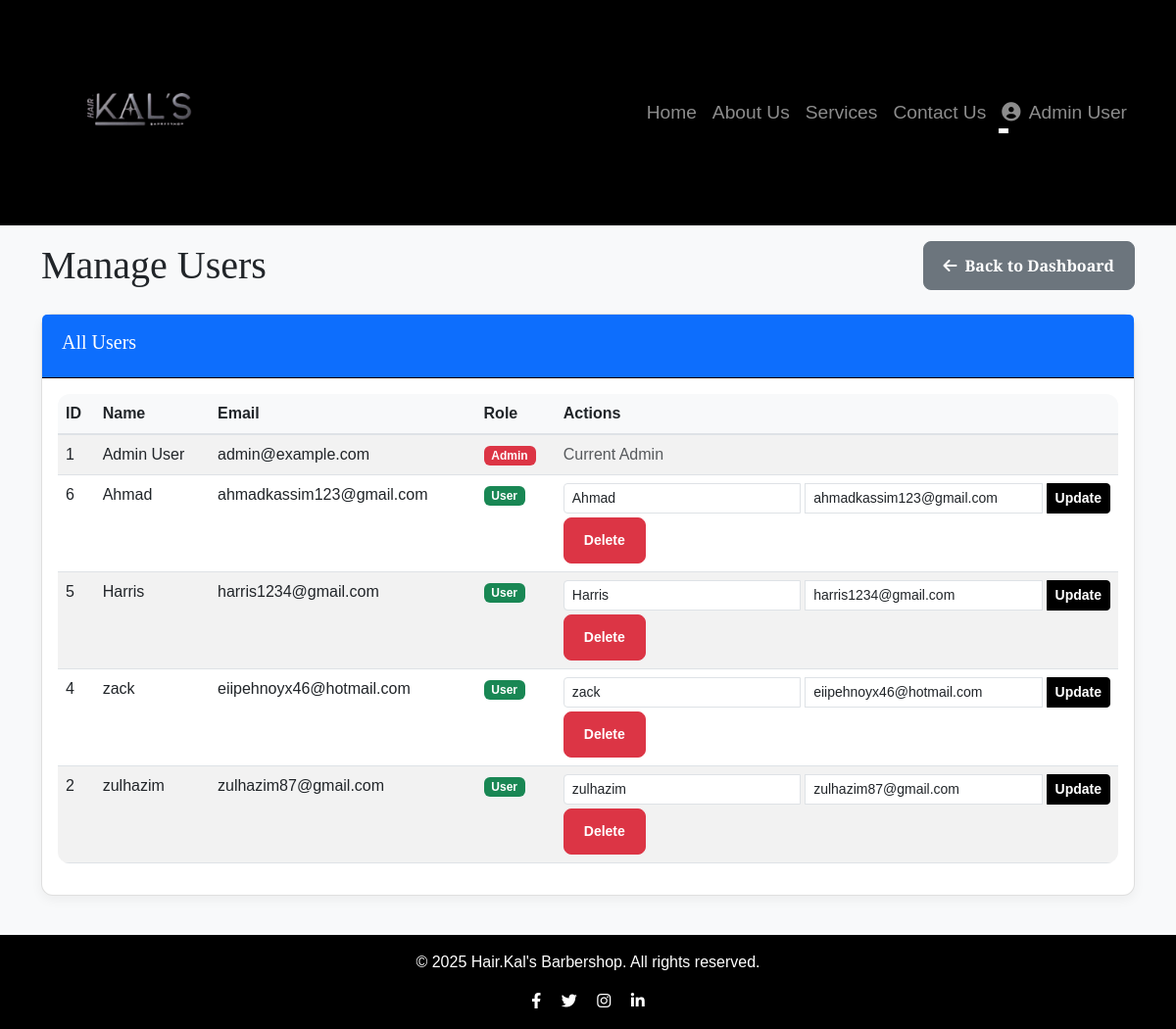
/admin/manage_users.php (signed in), run on the app's committed database.
### tables this page shows
CREATE TABLE `users` (
  `id` int(11) NOT NULL,
  `name` varchar(255) NOT NULL,
  `email` varchar(255) NOT NULL,
  `phone` varchar(20) DEFAULT NULL,
  `password` varchar(255) NOT NULL,
  `role` enum('user','admin') NOT NULL DEFAULT 'user',
  `created_at` timestamp NOT NULL DEFAULT current_timestamp(),
  `profile_image` varchar(255) DEFAULT NULL
);

### admin/manage_users.php (the view, shortened to what this page needs)
<?php
require_once '../includes/db_connect.php';
require_once '../includes/header.php';
$users = [];
$stmt = $conn->prepare("SELECT id, name, email, role FROM users ORDER BY role DESC, name ASC");
$stmt->execute();
$result = $stmt->get_result();
if ($result->num_rows > 0) {
    while ($row = $result->fetch_assoc()) {
        $users[] = $row;
    }
}
?>
<h1 class="mb-4 d-flex justify-content-between align-items-center">
    Manage Users
    <a href="<?php echo BASE_URL; ?>admin/dashboard.php" class="btn btn-secondary"><i class="fas fa-arrow-left me-2"></i>Back to Dashboard</a>
</h1>
<div class="card">
    <div class="card-header bg-primary text-white">
        <h5>All Users</h5>
    </div>
    <div class="card-body">
        <?php if (empty($users)): ?>
            <p class="text-center">No users found.</p>
        <?php else: ?>
            <div class="table-responsive">
                <table class="table table-striped table-hover">
                    <thead>
                        <tr>
                            <th>ID</th>
                            <th>Name</th>
                            <th>Email</th>
                            <th>Role</th>
                            <th>Actions</th>
                        </tr>
                    </thead>
                    <tbody>
                        <?php foreach ($users as $user): ?>
                            <tr>
                                <td><?php echo htmlspecialchars($user['id']); ?></td>
                                <td><?php echo htmlspecialchars($user['name']); ?></td>
                                <td><?php echo htmlspecialchars($user['email']); ?></td>
                                <td><span class="badge bg-<?php echo ($user['role'] == 'admin') ? 'danger' : 'success'; ?>"><?php echo ucfirst(htmlspecialchars($user['role'])); ?></span></td>
                                <td>
                                    <?php if ($user['id'] != $_SESSION['user_id']):  ?>
                                        <form action="<?php echo BASE_URL; ?>admin/manage_users.php" method="POST" class="d-inline">
                                            <div class="input-group input-group-sm">
                                                <input type="text" name="name" value="<?php echo htmlspecialchars($user['name']); ?>" class="form-control" placeholder="Name" required>
                                                <input type="email" name="email" value="<?php echo htmlspecialchars($user['email']); ?>" class="form-control ms-1" placeholder="Email" required>
                                                <button type="submit" name="edit_user" class="btn btn-sm btn-primary ms-1">Update</button>
                                            </div>
                                        </form>
                                        <a href="<?php echo BASE_URL; ?>admin/manage_users.php?action=delete&id=<?php echo htmlspecialchars($user['id']); ?>" class="btn btn-sm btn-danger mt-1" onclick="return confirm('Are you sure you want to delete this user? All their bookings will also be deleted.');">Delete</a>
                                    <?php else: ?>
                                        <span class="text-muted">Current Admin</span>
                                    <?php endif; ?>
                                </td>
                            </tr>
                        <?php endforeach; ?>
                    </tbody>
                </table>
            </div>
        <?php endif; ?>
    </div>
</div>
<?php
require_once '../includes/footer.php';
?>

### assets/css/style.css (style rules this page uses)
body { font-family: 'Verdana', sans-serif; background-color: #f8f9fa; display: flex; flex-direction: column; min-height: 100vh; }
h1, h2, h3, h4, h5, h6 { font-family: 'Playfair Display', serif; }
.card { border-radius: 0.75rem; box-shadow: 0 0.25rem 0.75rem rgba(0, 0, 0, 0.05); border: 1px solid rgba(0,0,0,.125); }
.card-header { border-top-left-radius: 0.75rem; border-top-right-radius: 0.75rem; padding: 1rem 1.25rem; font-weight: bold; background-color: #000000; color: #fff; border-bottom: 1px solid rgba(0,0,0,4); }
.btn { border-radius: 0.5rem; padding: 0.75rem 1.25rem; font-weight: 600; transition: all 0.3s ease; }
.btn-primary { background-color: #000000; border-color: #000000; }
.btn-danger { background-color: #dc3545; border-color: #dc3545; }
.form-control, .form-select { border-radius: 0.5rem; padding: 0.75rem 1rem; }
.table { border-radius: 0.75rem; overflow: hidden; }
.table thead th { background-color: #f8f9fa; border-bottom: 2px solid #dee2e6; }
.table-striped tbody tr:nth-of-type(odd) { background-color: rgba(0, 0, 0, 0.03); }

### data on the page
users: id "1", name "Admin User", email "admin@example.com", role "Admin", shows "Current Admin"
users: id "6", name "Ahmad", email "ahmadkassim123@gmail.com", role "User"
users: id "5", name "Harris", email "harris1234@gmail.com", role "User"
users: id "4", name "zack", email "eiipehnoyx46@hotmail.com", role "User"
users: id "2", name "zulhazim", email "zulhazim87@gmail.com", role "User"

### other printed values
$_SESSION['user_name'] "Admin User"
